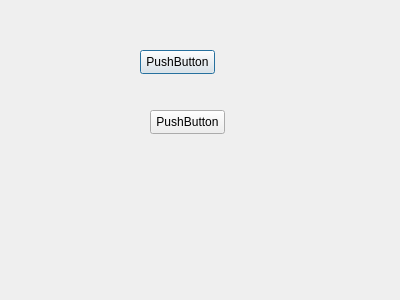
<?xml version="1.0" encoding="UTF-8"?>
<ui version="4.0">
 <class>Estoque</class>
 <widget class="QDialog" name="Estoque">
  <property name="geometry">
   <rect>
    <x>0</x>
    <y>0</y>
    <width>400</width>
    <height>300</height>
   </rect>
  </property>
  <property name="windowTitle">
   <string>Dialog</string>
  </property>
  <widget class="QPushButton" name="pushButton">
   <property name="geometry">
    <rect>
     <x>140</x>
     <y>50</y>
     <width>75</width>
     <height>24</height>
    </rect>
   </property>
   <property name="text">
    <string>PushButton</string>
   </property>
  </widget>
  <widget class="QPushButton" name="pushButton_2">
   <property name="geometry">
    <rect>
     <x>150</x>
     <y>110</y>
     <width>75</width>
     <height>24</height>
    </rect>
   </property>
   <property name="text">
    <string>PushButton</string>
   </property>
  </widget>
 </widget>
 <resources/>
 <connections/>
</ui>
